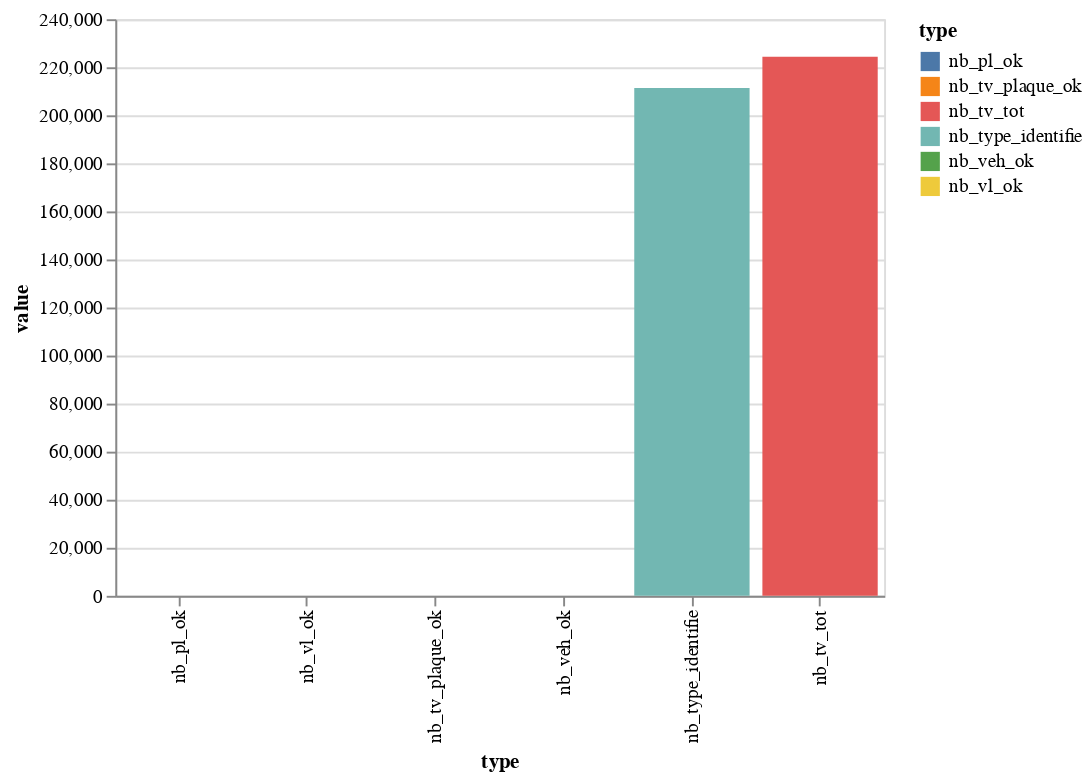

Here is the notebook cell this chart was saved with:
### Code cell
info_df_journee.plot_graphs()

### Figure 1 — Vega-Lite specification as saved in the notebook (floating-point values rounded to 4 significant figures)
{"$schema": "https://vega.github.io/schema/vega-lite/v2.6.0.json", "config": {"view": {"height": 300, "width": 400}}, "data": {"name": "data-2be6ce6219fa60e9efb1149c722c5140"}, "datasets": {"data-2be6ce6219fa60e9efb1149c722c5140": [{"type": "nb_tv_tot", "value": 224349}, {"type": "nb_tv_plaque_ok", "value": 30}, {"type": "nb_type_identifie", "value": 211397}, {"type": "nb_veh_ok", "value": 30}, {"type": "nb_vl_ok", "value": 24}, {"type": "nb_pl_ok", "value": 6}]}, "encoding": {"color": {"field": "type", "type": "nominal"}, "x": {"field": "type", "sort": {"field": "value", "op": "mean"}, "type": "nominal"}, "y": {"field": "value", "type": "quantitative"}}, "mark": "bar"}
